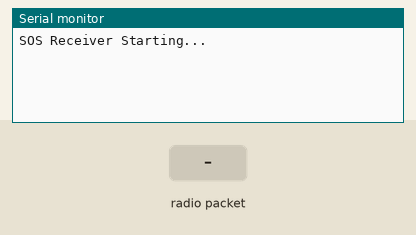
Bench run of a sketch on a simulated ESP32. Shown: the last lines printed to the serial monitor. The inputs (shaded band) are chosen by the test bench. No radio packets arrive unless stated.

Above: at 1.2 s.
1.3 s: radio packet "1" arrives
At 2.5 s:
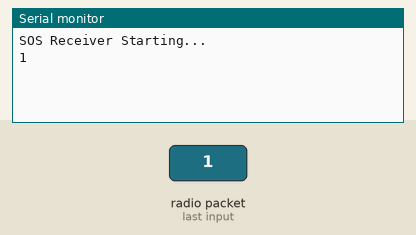
2.8 s: radio packet "0" arrives
At 3.7 s:
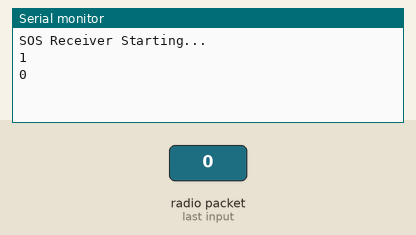
4.3 s: radio packet "2" arrives
At 4.8 s:
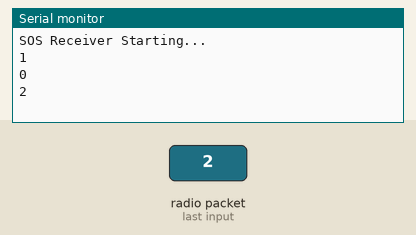

The sketch:

receiver.ino
```cpp
#include <SPI.h>
#include <LoRa.h>


#define NSS 10
#define RST 9
#define DIO0 2


void setup() {
  Serial.begin(9600);
  while (!Serial);

  Serial.println("SOS Receiver Starting...");

  LoRa.setPins(NSS, RST, DIO0);

  if (!LoRa.begin(433E6)) {
    Serial.println("Starting LoRa failed!");
    while (1);
  }
}

void loop() {
  int packetSize = LoRa.parsePacket();
  if (packetSize) {
    // Received a packet
    String incoming = "";
    while (LoRa.available()) {
      incoming += (char)LoRa.read();
    }

    // Forward to Serial for Python backend
    Serial.println(incoming);
  }
}
```

Measured:
- after the input at 1.3 s, the serial monitor: prints a new line at once (image 1)
- after the input at 2.8 s, the serial monitor: prints a new line at once (image 2)
- after the input at 4.3 s, the serial monitor: prints a new line at once (image 3)
